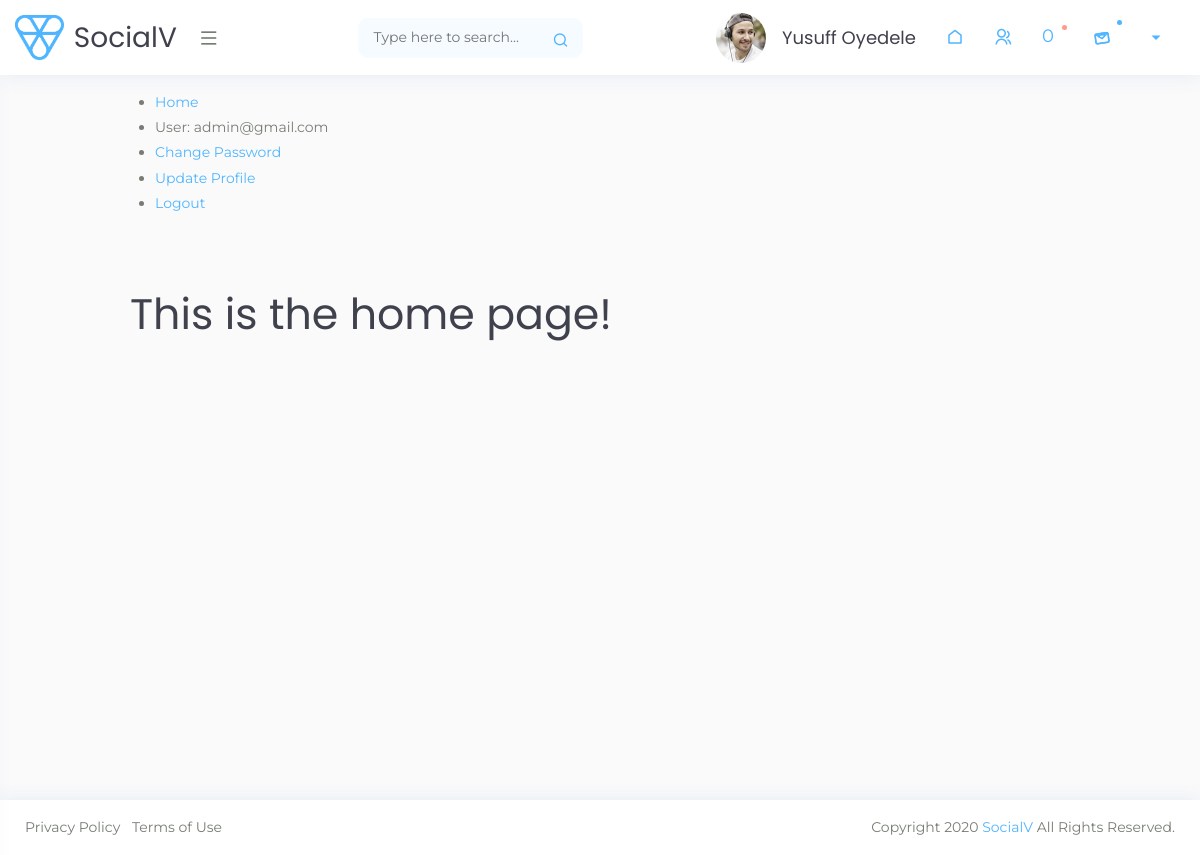
Page / (signed in) on the committed database.
### account/models.py (models this page shows, shortened)
class User(AbstractBaseUser):
    first_name = models.CharField(max_length=200)
    last_name = models.CharField(max_length=200)
    email = models.EmailField(max_length=200, unique=True)
    username = models.CharField(max_length=200, unique=True)
    image = models.ImageField(default='media/default.png', upload_to='media/')
    date_joined = models.DateTimeField(auto_now_add=True)
    last_login = models.DateTimeField(auto_now=True)
    is_active = models.BooleanField(default=False)
    is_superuser = models.BooleanField(default=False)
    objects = UserManager()
    USERNAME_FIELD = 'email'
    REQUIRED_FIELDS = ['username', 'first_name', 'last_name']

### account/views.py (the view)
# urls.py: path('', views.index, name='index'),
def index(request):
    return render(request, 'index.html')

### notification/context_processors.py (called while the page is built)
def count_notification(request):
    if not request.user.pk:
        return {"noti_count": 0}
    if request.user.is_authenticated:
        noti_count = Notification.objects.filter(
            receiver=request.user, is_seen=False).count()
        return {
            "noti_count": noti_count
        }

### templates/index.html (shortened to what this page needs)
{% extends 'base.html' %}
{% block content %}
    <ul class="sidebar-nav">
        <li><a href="{% url 'index' %}">Home</a></li>
        {% if user.is_authenticated %}
            <li>User: {{ user.get_username }}</li>
            <li><a href="{% url 'change-password' %}">Change Password</a></li>
            <li><a href="{% url 'update-profile' user.pk %}">Update Profile</a></li>
            <li><a href="{% url 'logout' %}">Logout</a></li>
        {% else %}
            <li><a href="{% url 'login' %}?next={{ request.path }}">Login</a></li>
            <li><a href="{% url 'register' %}">Register</a></li>
        {% endif %}<br><br>
    </ul>
    <div class="container">
        <h1>This is the home page!</h1>
    </div>
{% endblock %}

### templates/base.html (shortened to what this page needs)
{% load static %}
<!doctype html>
<html lang="en">
   <head>
      <link rel="stylesheet" href="{% static 'css/bootstrap.min.css' %}">
      <link rel="stylesheet" href="{% static 'css/typography.css' %}">
      <link rel="stylesheet" href="{% static 'css/style.css' %}">
      <link rel="stylesheet" href="{% static 'css/responsive.css' %}">
   </head>
   <body class="sidebar-main-active right-column-fixed">
      <div class="wrapper">
         <div class="iq-top-navbar">
            <div class="iq-navbar-custom">
               <nav class="navbar navbar-expand-lg navbar-light p-0">
                  <div class="iq-navbar-logo d-flex justify-content-between">
                     <a href="{% url 'index' %}">
                     <img src="{% static 'images/logo.png' %}" class="img-fluid" alt="">
                     <span>SocialV</span>
                     </a>
                     <div class="iq-menu-bt align-self-center">
                     <div class="wrapper-menu">
                        <div class="main-circle"><i class="ri-menu-line"></i></div>
                     </div>
                  </div>
                  </div>
                  <div class="iq-search-bar">
                     <form action="#" class="searchbox">
                        <input type="text" class="text search-input" placeholder="Type here to search...">
                        <a class="search-link" href="#"><i class="ri-search-line"></i></a>
                     </form>
                  </div>
                   {% if user.is_authenticated %}
                  <div class="collapse navbar-collapse" id="navbarSupportedContent">
                     <ul class="navbar-nav ml-auto navbar-list">
                        <li>
                           <a href="profile.html" class="iq-waves-effect d-flex align-items-center">
                              <img src="{% static 'images/user/1.jpg' %}" class="img-fluid rounded-circle mr-3" alt="user">
                              <div class="caption">
                                  {% if request.user.first_name or request.user.last_name %}
                                      <h6 class="mb-0 line-height">{{ request.user.first_name|capfirst }} {{ request.user.last_name|capfirst }}</h6>
                                  {% else %}
                                      <h6 class="mb-0 line-height">{{ request.user.username }}</h6>
                                  {% endif %}
                              </div>
                           </a>
                        </li>
                        <li>
                           <a href="{% url 'index' %}" class="iq-waves-effect d-flex align-items-center">
                           <i class="ri-home-line"></i>
                           </a>
                        </li>
                        <li class="nav-item">
                           <a class="search-toggle iq-waves-effect" href="#"><i class="ri-group-line"></i></a>
                        </li>
                        <li class="nav-item">
                           <a href="#" class="search-toggle iq-waves-effect">
                              <div id="lottie-beil"><span>{{noti_count}}
                              </span></div>
                              <span class="bg-danger dots"></span>
                           </a>
                        </li>
                        <li class="nav-item dropdown">
                           <a href="#" class="search-toggle iq-waves-effect">
                              <div id="lottie-mail"></div>
                              <span class="bg-primary count-mail"></span>
                           </a>
                        </li>
                     </ul>
                    {% if user.is_authenticated %}
                      <ul class="navbar-list">
                        <li>
                           <a href="#" class="search-toggle iq-waves-effect d-flex align-items-center">
                           <i class="ri-arrow-down-s-fill"></i>
                           </a>
                        </li>
                     </ul>
                    {% endif %}
                  </div>
               {% endif %}
               </nav>
            </div>
         </div>
         <div id="content-page" class="content-page">
            <div class="container">
                {% block content %}
                {% endblock %}
            </div>
         </div>
      </div>
      <footer class="bg-white iq-footer">
         <div class="container-fluid">
            <div class="row">
               <div class="col-lg-6">
                  <ul class="list-inline mb-0">
                     <li class="list-inline-item"><a href="">Privacy Policy</a></li>
                     <li class="list-inline-item"><a href="">Terms of Use</a></li>
                  </ul>
               </div>
               <div class="col-lg-6 text-right">
                  Copyright 2020 <a href="#">SocialV</a> All Rights Reserved.
               </div>
            </div>
         </div>
      </footer>
   </body>
</html>

### static/css/typography.css (style rules this page uses)
body { font-family: 'Montserrat', sans-serif; font-weight: 400; font-style: normal; font-size: 14px; line-height: 1.8; padding: 0; margin: 0; color: var(--iq-body-text); background: var(--iq-light); }
.rounded-circle { border-radius: 50% !important; }
h1, h2, h3, h4, h5, h6 { font-family: 'Poppins', sans-serif; font-weight: 400; margin: 0px; line-height: 1.5; color: var(--iq-title-text); }
h1 { font-size: 3.052em; }
h6 { font-size: 1.0em; }
.col, .col-1, .col-10, .col-11, .col-12, .col-2, .col-3, .col-4, .col-5, .col-6, .col-7, .col-8, .col-9, .col-auto, .col-lg, .col-lg-1, .col-lg-10, .col-lg-11, .col-lg-12, .col-lg-2, .col-lg-3, .col-lg-4, .col-lg-5, .col-lg-6, .col-lg-7, .col-lg-8, .col-lg-9, .col-lg-auto, .col-md, .col-md-1, .col-md-10, .col-md-11, .col-md-12, .col-md-2, .col-md-3, .col-md-4, .col-md-5, .col-md-6, .col-md-7, .col-md-8, .col-md-9, .col-md-auto, .col-sm, .col-sm-1, .col-sm-10, .col-sm-11, .col-sm-12, .col-sm-2, .col-sm-3, .col-sm-4, .col-sm-5, .col-sm-6, .col-sm-7, .col-sm-8, .col-sm-9, .col-sm-auto, .col-xl, .col-xl-1, .col-xl-10, .col-xl-11, .col-xl-12, .col-xl-2, .col-xl-3, .col-xl-4, .col-xl-5, .col-xl-6, .col-xl-7, .col-xl-8, .col-xl-9, .col-xl-auto { padding-right: 7.5px; padding-left: 7.5px; }
.row { margin-left: -7.5px; margin-right: -7.5px; }
.bg-primary, .badge-primary { color: var(--iq-white); background: var(--iq-primary) !important; }
.bg-danger, .badge-danger { color: var(--iq-white); background: var(--iq-danger) !important; }
.line-height { line-height: normal; }

### static/css/responsive.css (style rules this page uses)
@media (min-width:1200px) { .container, .container-lg, .container-md, .container-sm, .container-xl { max-width: 1000px; } }
@media (max-width:1699px) { .iq-search-bar .searchbox { width: 350px; } }
@media (max-width:1299px) { .content-page, body.sidebar-main .content-page { margin-left: 0; padding: 90px 0 0; } }
@media (max-width:1299px) { .iq-top-navbar, body.sidebar-main .iq-top-navbar { width: auto; left: 0; right: 0; } }
@media (max-width:1299px) { .iq-footer, body.sidebar-main .iq-footer { padding: 15px 10px; margin-left: 0; width: 100%; } }
@media (max-width:1299px) { .iq-search-bar .searchbox { width: 100%; } }

### static/css/variable.css (style rules this page uses)
:root { --iq-title-text: #3f414d; --iq-body-text: #777D74; --iq-primary: #50b5ff; --iq-secondary: #a09e9e; --iq-success: #49f0d3; --iq-warning: #ffba68; --iq-danger: #ff9b8a; --iq-info: #d592ff; --iq-dark: #3f414d; --iq-light: #fafafb; --iq-white: #ffffff; --iq-black: #000000; --iq-light-primary: #f5fbff; --iq-light-secondary: #f1f2f1; --iq-light-success: #eefff2; --iq-light-danger: #fff5f4; --iq-light-warning: #fffcf3; --iq-light-info: #eee6f5; --iq-light-dark: #f0efef; --iq-primary-hover: #2aa3fb; --iq-border-light: #f1f1f1; --iq-dark-primary: #29324f; --iq-dark-secondary: rgba(160,158,158,0.2); --iq-dark-success: rgba(73,240,211,0.2); --iq-dark-danger: rgba(255,155,138,0.2); --iq-dark-warning: rgba(255,186,104,0.2); --iq-dark-info: rgba(213,146,255,0.2); --iq-primary-hover: #2aa3fb; --iq-border-light: #f1f1f1; --iq-dark-bg: #182039; --iq-dark-box: #1e2745; --iq-dark-body-text: #8c91b6; --iq-dark-title-text: #8c91b6; --iq-border-dark: #252e4b; }

### rows in the picture
User: user.first_name "Yusuff", user.last_name "Oyedele", get_username "admin@gmail.com"

### other values in the picture
{{ noti_count }} "0"
